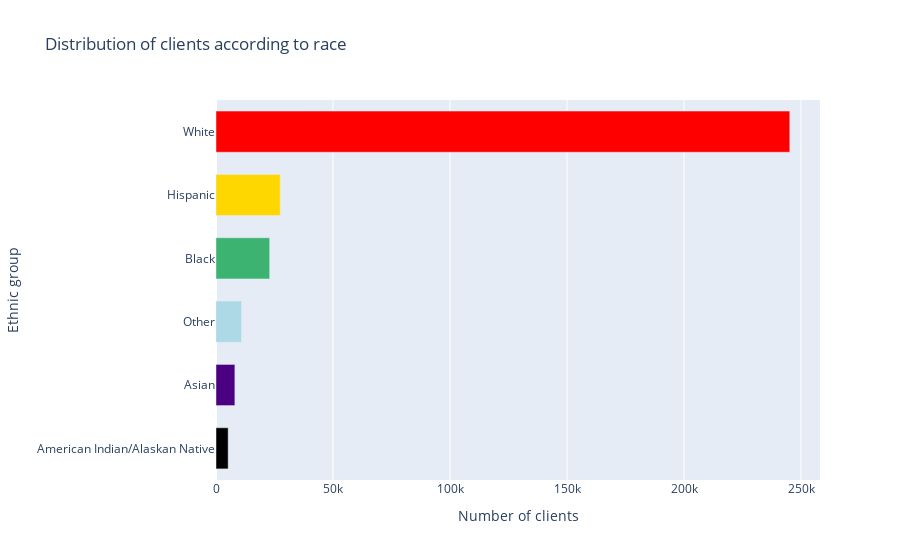

This figure's notebook cell:
### Code cell
# Mismo gráfico pero en horizontal

level_count.sort_values(ascending = True,inplace = True) # Reordeno para que me quede de mayor a menor el gráfico

colors =  ["red","gold","mediumseagreen","lightblue","indigo",'black']

colors.reverse()

data = [
    go.Bar(
        y = level_count.index,
        x = level_count,
        name = "Clients race",
        marker_color = colors,
        width= np.repeat(0.65,len(level_count)), # Cambiar la anchura de cada barra,
        orientation = 'h'
    )
]

layout = go.Layout(title = "Distribution of clients according to race", yaxis_title = "Ethnic group", 
                   xaxis_title = "Number of clients",
                  )

fig = go.Figure(data = data, layout = layout)

fig.show()

### Figure 1 — Plotly figure (JSON) as saved in the notebook; plotly's stock layout.template omitted (floating-point values rounded to 4 significant figures)
{"data": [{"marker": {"color": ["black", "indigo", "lightblue", "mediumseagreen", "gold", "red"]}, "name": "Clients race", "orientation": "h", "type": "bar", "width": [0.65, 0.65, 0.65, 0.65, 0.65, 0.65], "x": [5202, 8068, 10928, 22939, 27446, 245212], "y": ["American Indian/Alaskan Native", "Asian", "Other", "Black", "Hispanic", "White"]}], "layout": {"title": {"text": "Distribution of clients according to race"}, "xaxis": {"title": {"text": "Number of clients"}}, "yaxis": {"title": {"text": "Ethnic group"}}}}
